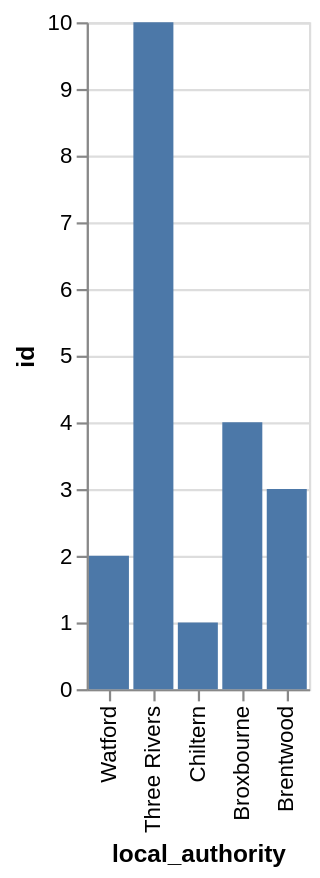

Write the Vega-Lite specification saved for this chart.
### Vega-Lite specification from a JSON file in a GitHub repository (floating-point values rounded to 4 significant figures)
{"data": {"values": [{"x_data": "Chiltern", "y_data": 1}, {"x_data": "Watford", "y_data": 2}, {"x_data": "Brentwood", "y_data": 3}, {"x_data": "Broxbourne", "y_data": 4}, {"x_data": "Three Rivers", "y_data": 10}]}, "mark": "bar", "encoding": {"x": {"field": "x_data", "type": "nominal", "title": "local_authority", "sort": "descending"}, "y": {"field": "y_data", "type": "quantitative", "title": "id"}}}
